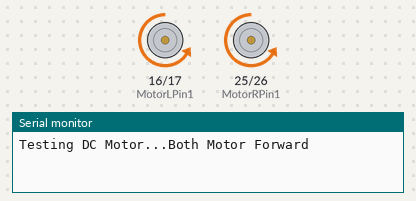
The sketch below on a simulated ESP32. Shown: motor-driver pin pairs drawn as motors (green arrow = first pin HIGH = forward, orange = second pin HIGH = backward, longer = more drive, scaled by the enable pin), the last lines printed to the serial monitor.

Above: at 1.5 s.
At 3.5 s:
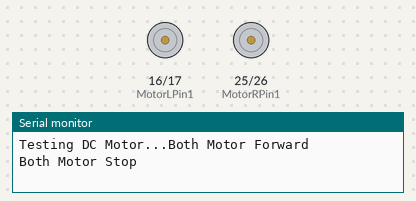
At 5.5 s:
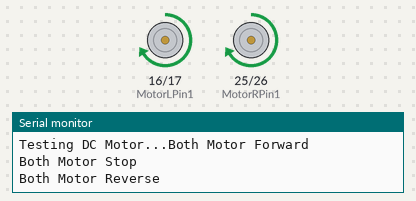
Timing chart, 0 to 10.4 s (numbered marks = the images above):
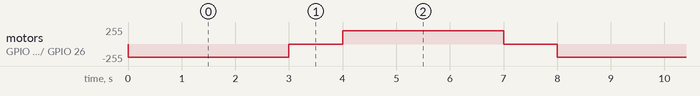

The sketch:

Motor_Test.ino
```cpp
// Motor Right
int ENA = 33;
int MotorRPin1 = 25;
int MotorRPin2 = 26;

// Motor Left
int MotorLPin1 = 16;
int MotorLPin2 = 17;
int ENB = 5;

// Setting PWM properties
const int freq = 30000;
const int pwmChannelR = 0;
const int pwmChannelL = 0;
const int resolution = 8;
int dutyCycleR = 200;
int dutyCycleL = 200;

void setup() {
  // Right Motor
  pinMode(MotorRPin1, OUTPUT);
  pinMode(MotorRPin2, OUTPUT);
  pinMode(ENB, OUTPUT);
  ledcSetup(pwmChannelR, freq, resolution);  // configure LED PWM functionalitites
  ledcAttachPin(ENB, pwmChannelR);           // attach the channel to the GPIO to be controlled
  // Left Motor
  pinMode(MotorLPin1, OUTPUT);
  pinMode(MotorLPin2, OUTPUT);
  pinMode(ENA, OUTPUT);
  ledcSetup(pwmChannelL, freq, resolution);  // configure LED PWM functionalitites
  ledcAttachPin(ENA, pwmChannelL);           // attach the channel to the GPIO to be controlled

  Serial.begin(115200);
  Serial.print("Testing DC Motor...");
}

void loop() {

  // // Right Motor
  // digitalWrite(MotorRPin1, LOW);  // Right Forward
  // digitalWrite(MotorRPin2, HIGH);
  // ledcWrite(pwmChannelR, dutyCycle);
  // Serial.println("Right Motor Forward");
  // delay(5000);
  // digitalWrite(MotorRPin1, LOW);  // Right Stop
  // digitalWrite(MotorRPin2, LOW);
  // Serial.println("Right Motor Stop");
  // delay(2000);
  // digitalWrite(MotorRPin1, HIGH);  // Right Reverse
  // digitalWrite(MotorRPin2, LOW);
  // ledcWrite(pwmChannelR, dutyCycle);
  // Serial.println("Right Motor Reverse");
  // delay(5000);
  // digitalWrite(MotorRPin1, LOW);  // Right Stop
  // digitalWrite(MotorRPin2, LOW);
  // Serial.println("Right Motor Stop");
  // delay(2000);

  // // Left Motor
  // digitalWrite(MotorLPin1, LOW);  //  Left Forward
  // digitalWrite(MotorLPin2, HIGH);
  // ledcWrite(pwmChannelL, dutyCycle);
  // Serial.println("Motor Left Forward");
  // delay(5000);
  // digitalWrite(MotorLPin1, LOW);  // Left Stop
  // digitalWrite(MotorLPin2, LOW);
  // delay(2000);
  // digitalWrite(MotorLPin1, HIGH);  // Left Reverse
  // digitalWrite(MotorLPin2, LOW);
  // ledcWrite(pwmChannelL, dutyCycle);
  // Serial.println("Motor Left Reverse");
  // delay(5000);
  // digitalWrite(MotorLPin1, LOW);  // Left Stop
  // digitalWrite(MotorLPin2, LOW);
  // delay(2000);

  //Both Motor Forward
  digitalWrite(MotorRPin1, LOW);  // Right Forward
  digitalWrite(MotorRPin2, HIGH);
  digitalWrite(MotorLPin1, LOW);  // Left Forward
  digitalWrite(MotorLPin2, HIGH);
  ledcWrite(pwmChannelR, dutyCycleR);
  ledcWrite(pwmChannelL, dutyCycleL);
  Serial.println("Both Motor Forward");
  delay(3000);
  digitalWrite(MotorRPin1, LOW);  // Right Stop
  digitalWrite(MotorRPin2, LOW);
  digitalWrite(MotorLPin1, LOW);  // Left Stop
  digitalWrite(MotorLPin2, LOW);
  Serial.println("Both Motor Stop");
  delay(1000);
  digitalWrite(MotorRPin1, HIGH);  // Right Reverse
  digitalWrite(MotorRPin2, LOW);
  digitalWrite(MotorLPin1, HIGH);  // Left Reverse
  digitalWrite(MotorLPin2, LOW);
  ledcWrite(pwmChannelR, dutyCycleR);
  ledcWrite(pwmChannelL, dutyCycleL);
  Serial.println("Both Motor Reverse");
  delay(3000);
  digitalWrite(MotorRPin1, LOW);  // Right Stop
  digitalWrite(MotorRPin2, LOW);
  digitalWrite(MotorLPin1, LOW);  // Left Stop
  digitalWrite(MotorLPin2, LOW);
  Serial.println("Both Motor Stop");
  delay(1000);
}
```

Measured:
- by itself, motor on GPIO 16 (MotorLPin1) / GPIO 17 (MotorLPin2), motor on GPIO 25 (MotorRPin1) / GPIO 26 (MotorRPin2): repeats every 8.0 s: stopped 1.0 s, forward 199/255 3.0 s, stopped 1.0 s, backward 199/255 3.0 s
